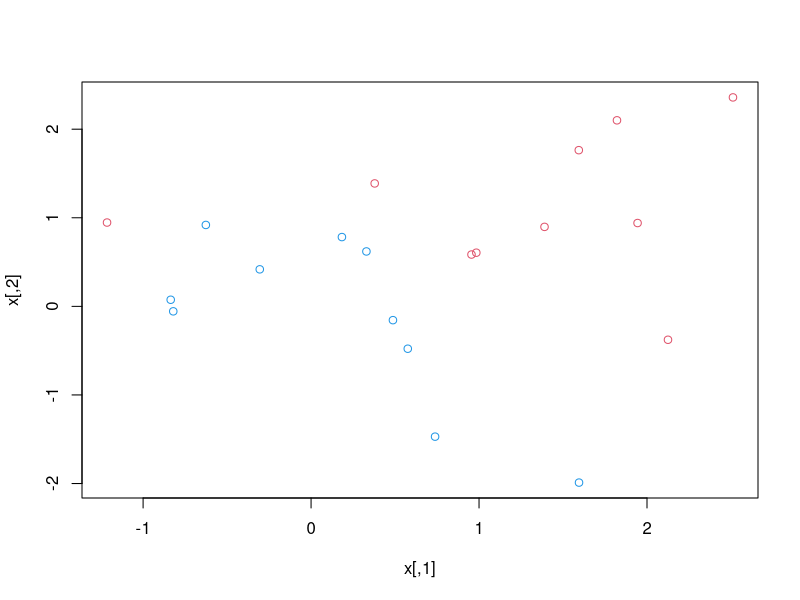
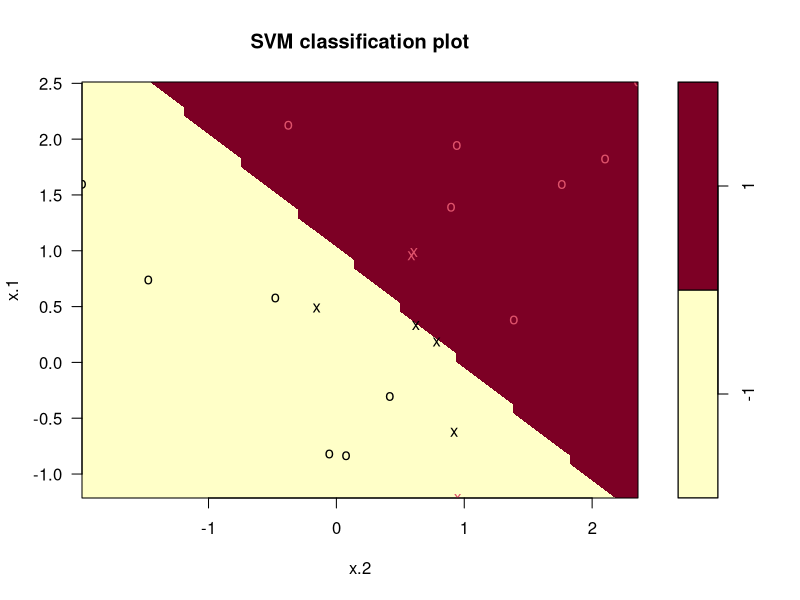
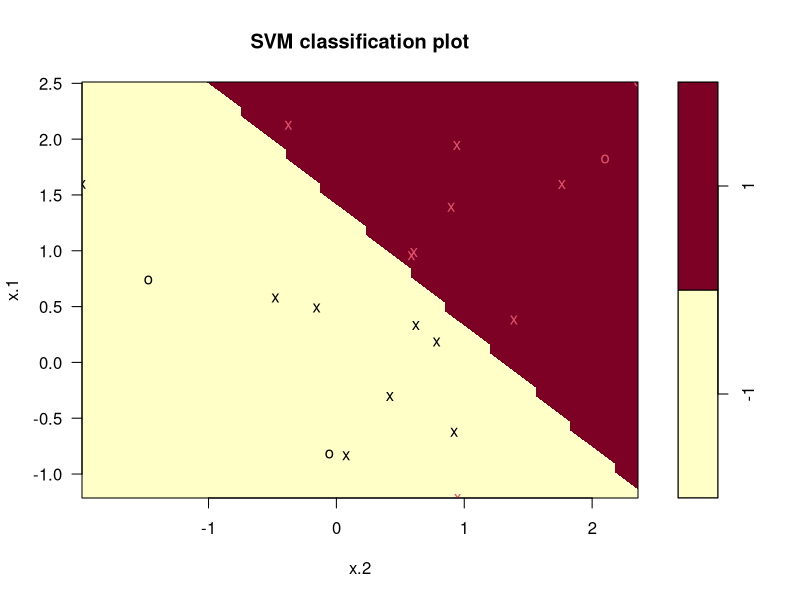
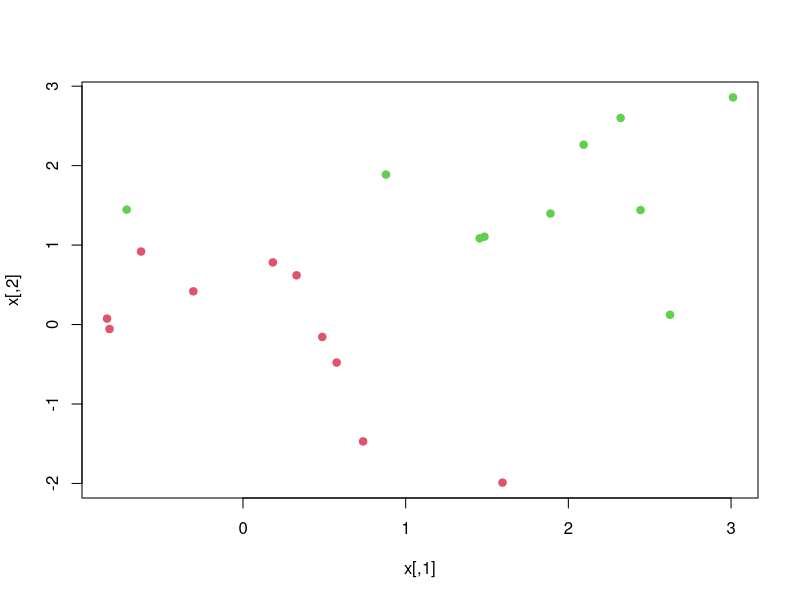
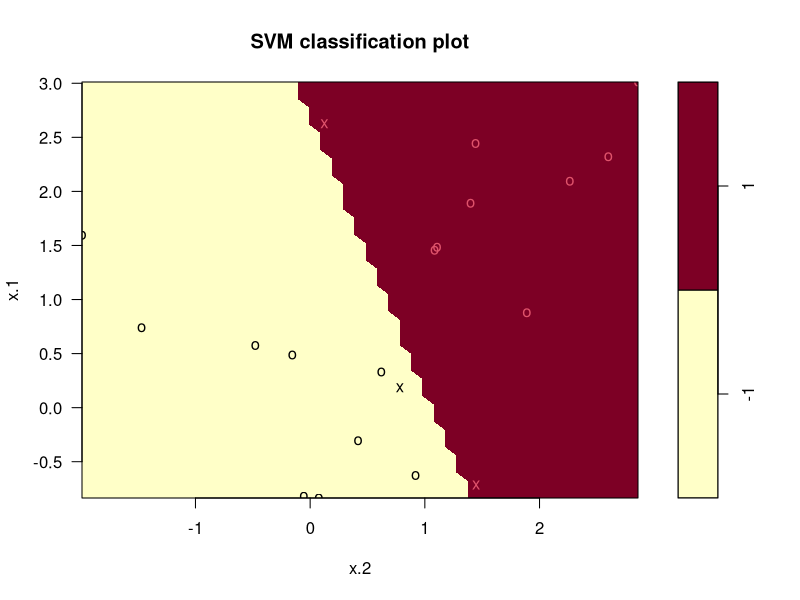
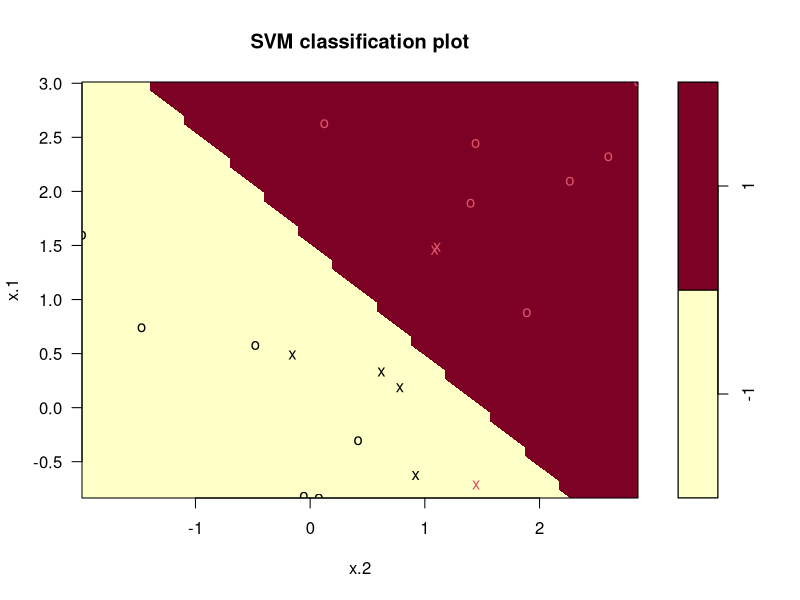

Write the R code that produced these figures, in order.
library(e1071)
set.seed(1)


x=matrix(rnorm(20*2),ncol = 2)
y = c(rep(-1,10),rep(1,10))

x[y==1,]=x[y==1,]+1
x
y

plot(x,col=(3-y))

dat <- data.frame(x=x, y = as.factor(y))

svmfit <- svm(y ~., data=dat, kernel = 'linear', cost = 10, scale = FALSE)
plot(svmfit,dat)

svmfit$index
summary(svmfit)


svmfit1 <- svm(y~.,data = dat, kernel = 'linear', cost = .1, scale = FALSE)
plot(svmfit1,dat)
svmfit1$index

set.seed(1)
tune.out <- tune(svm,y~.,data = dat, kernel = 'linear', ranges = list(cost = c(.001,.01,.1,1,5,10,100)))
summary(tune.out)

bestmod = tune.out$best.model
summary(bestmod)

xtest = matrix(rnorm(20*2),ncol=2)
ytest = sample(c(-1,1),20,rep = TRUE)
xtest[ytest==1,]=xtest[ytest==1,]+1

testdat = data.frame(x=xtest,y=as.factor(ytest))

ypred <- predict(bestmod, testdat)
table(predic = ypred, truth = testdat$y)

x[y==1,]=x[y==1,]+.5
plot(x,col=(y+5)/2,pch=19)

dat = data.frame(x=x,y=as.factor(y))

svmfit <- svm(y~., data = dat,kernel = 'linear',cost = 1e5)
summary(svmfit)
plot(svmfit,dat)

svmfit <- svm(y~., data=dat, kernel='linear', cost=1)
summary(svmfit)
plot(svmfit,dat)

